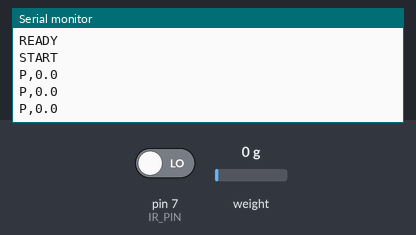
The sketch below on a simulated Arduino Uno, built with avr-gcc and run on an emulated ATmega328P. Shown: the last lines printed to the serial monitor. Inputs (shaded band) come from the test bench; at power-on: weight on the scale 0 g, pin 7 (IR_PIN) LOW.

Above: at 3.2 s.
3.3 s: weight on the scale set to 100 g
At 3.71 s:
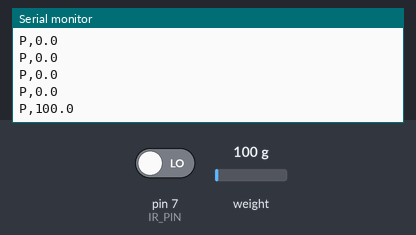
4.8 s: weight on the scale set to 1250 g
At 4.91 s:
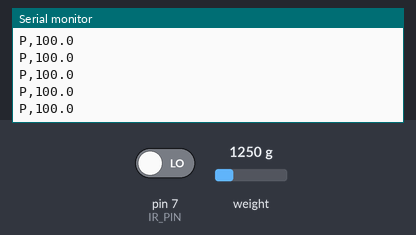
Timing chart, 0 to 7.8 s (numbered marks = the images above; inputs shaded):
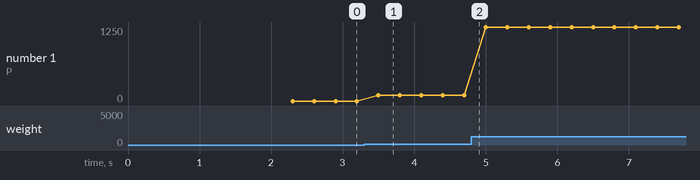

The sketch:

sand_garden.ino
```cpp
/*
  시간의 정원 - 적외선 센서 + 무게센서(HX711) → 웹 전시 화면
  ------------------------------------------------------------
  웹 페이지(크롬/엣지)와 USB 시리얼(9600)로 연결됩니다.
  아두이노가 보내는 신호는 세 가지입니다.

    START        모래가 깔때기 관을 지나가기 시작함
    P,5.2        붓는 중. 5.2 = 지금까지 부은 모래 무게(g), 0.3초마다
    END,12.3     모래가 멈춤. 12.3 = 방금 부은 모래 무게(g)

  (선택) W,123.4 처럼 현재 총무게를 보내면 화면 왼쪽 위에 표시됩니다.

  필요한 라이브러리: "HX711 Arduino Library" (by Bogdan Necula)
  보드: Arduino UNO
*/

#include "HX711.h"

// ---------- 핀 설정 (배선에 맞게 바꾸세요) ----------
const int IR_PIN = 7;              // 적외선 센서 출력 핀
const bool IR_ACTIVE_LOW = true;   // 모래(물체)가 있을 때 LOW가 나오는 센서면 true
const int HX_DT = 3;               // HX711 DT
const int HX_SCK = 2;              // HX711 SCK

// ---------- 조정값 ----------
float CALIBRATION = 420.0;                    // 무게 보정값 (아래 '보정 방법' 참고)
const unsigned long START_CONFIRM_MS = 80;    // 이 시간 이상 감지되면 '흐르기 시작'
const unsigned long END_QUIET_MS = 1500;      // 이 시간 동안 감지가 없으면 '멈춤'
const unsigned long SETTLE_MS = 800;          // 멈춘 뒤 모래가 가라앉을 때까지 기다림
const unsigned long PROGRESS_MS = 300;        // 붓는 동안 이 간격으로 P,지금까지 부은 무게 전송
const bool SEND_LIVE_WEIGHT = false;         // true면 1초마다 W,총무게 전송 (테스트용)

HX711 scale;
bool flowing = false;
unsigned long firstSeen = 0, lastSeen = 0, lastLive = 0, lastProgress = 0;
float baseline = 0;   // 붓기 직전의 무게 (영점)

bool sandDetected() {
  int v = digitalRead(IR_PIN);
  return IR_ACTIVE_LOW ? (v == LOW) : (v == HIGH);
}

void setup() {
  Serial.begin(9600);
  pinMode(IR_PIN, INPUT);
  scale.begin(HX_DT, HX_SCK);
  scale.set_scale(CALIBRATION);
  scale.tare();                      // 처음 켤 때 빈 통 기준으로 영점
  baseline = scale.get_units(10);
  Serial.println("READY");
}

void loop() {
  unsigned long now = millis();
  bool seen = sandDetected();

  if (!flowing) {
    // 기다리는 동안 영점을 천천히 따라감 (통에 모래가 계속 쌓여도 매번 '방금 부은 양'만 잼)
    if (scale.is_ready()) baseline = baseline * 0.9 + scale.get_units(1) * 0.1;

    if (seen) {
      if (firstSeen == 0) firstSeen = now;
      if (now - firstSeen >= START_CONFIRM_MS) {   // 잠깐 스친 잡음은 무시
        flowing = true;
        lastSeen = now;
        Serial.println("START");
      }
    } else {
      firstSeen = 0;
    }
  } else {
    if (seen) lastSeen = now;

    // 붓는 중: 지금까지 부은 무게를 보냄 (3D 화면에서 꽃 송이가 실시간으로 늘어남)
    if (now - lastProgress >= PROGRESS_MS && scale.is_ready()) {
      lastProgress = now;
      float soFar = scale.get_units(1) - baseline;
      if (soFar < 0) soFar = 0;
      Serial.print("P,");
      Serial.println(soFar, 1);
    }

    if (now - lastSeen >= END_QUIET_MS) {          // 한동안 감지가 없으면 멈춘 것으로 판단
      delay(SETTLE_MS);
      float grams = scale.get_units(10) - baseline;
      if (grams < 0) grams = 0;
      Serial.print("END,");
      Serial.println(grams, 1);
      baseline = scale.get_units(10);              // 다음 사람을 위한 새 영점
      flowing = false;
      firstSeen = 0;
    }
  }

  if (SEND_LIVE_WEIGHT && now - lastLive >= 1000 && scale.is_ready()) {
    lastLive = now;
    Serial.print("W,");
    Serial.println(scale.get_units(1), 1);
  }
}

/*
  보정 방법
  1) CALIBRATION 을 1.0 으로 바꾸고 업로드, SEND_LIVE_WEIGHT 를 true 로.
  2) 시리얼 모니터(9600)에서 빈 통일 때 값을 확인한 뒤, 무게를 아는 물건(예: 100g)을 올립니다.
  3) (올렸을 때 값 - 빈 통 값) / 100  =  CALIBRATION 값
  4) 그 값을 넣고 다시 업로드하면 W 값이 g 단위로 나옵니다.
  ※ 웹과 연결할 때는 시리얼 모니터를 꼭 닫아 주세요. (포트를 동시에 쓸 수 없어요)
*/
```

Measured:
- after the input at 3.3 s, the serial monitor: prints a new line after 0.20 s (image 1)
- plotted number 1: 0 → 100 after the input at 3.3 s, 100 → 1250 after the input at 4.8 s
